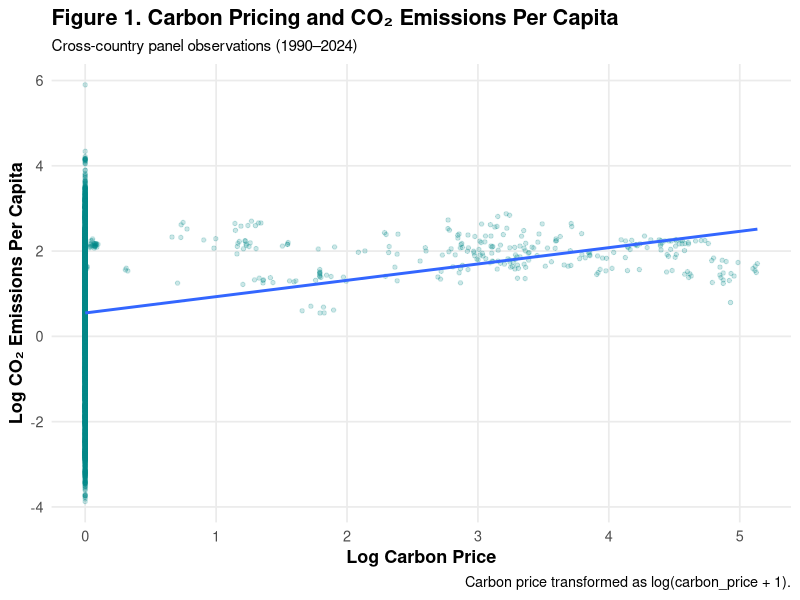
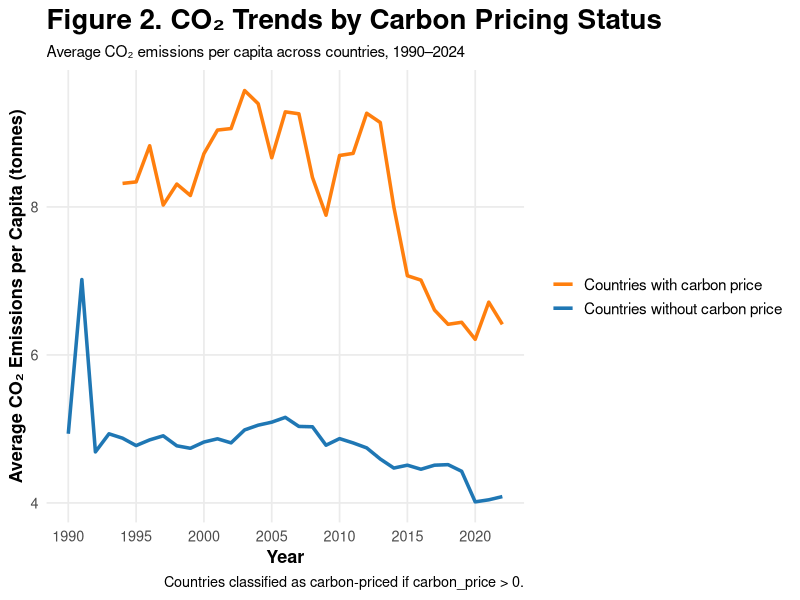
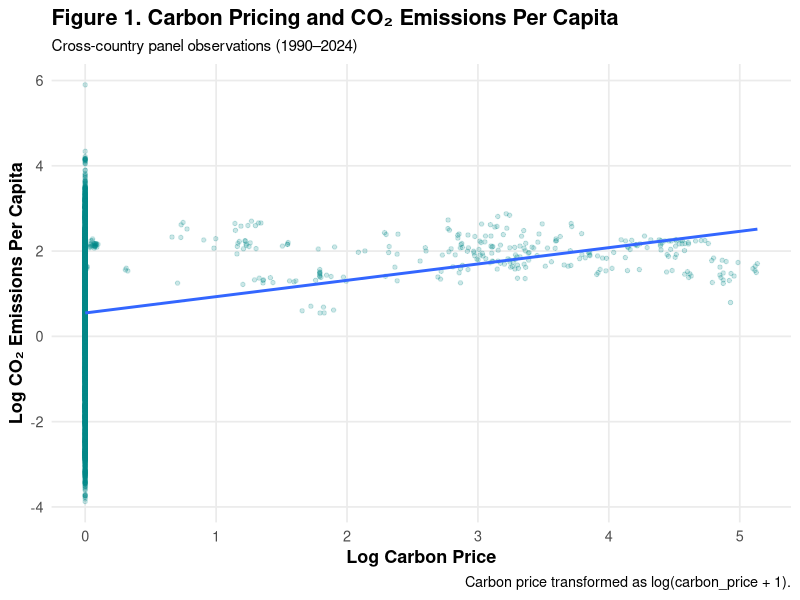
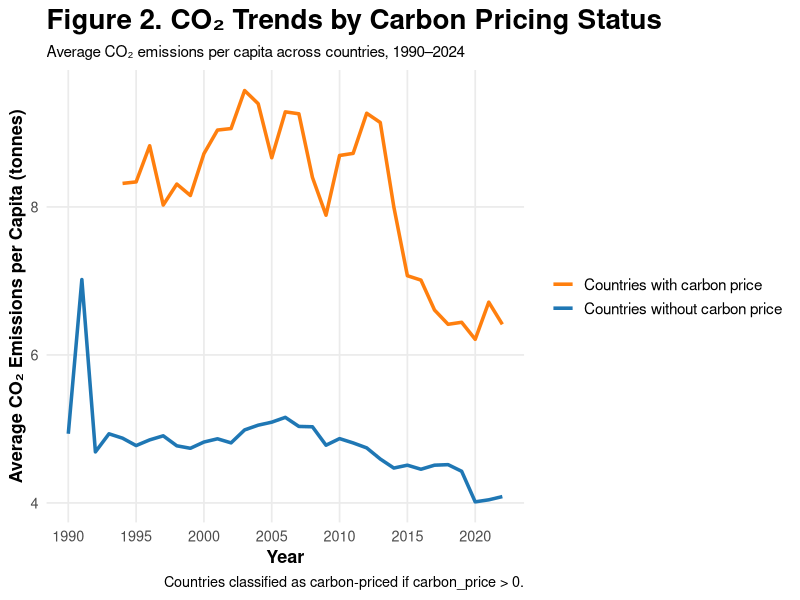

These charts were generated, in order, by the following R code:
## ---- chunk 1
# Load libraries

library(haven)
library(dplyr)
library(ggplot2)

# Load dataset
df <- read_dta("panel_final.dta")

# Match exact sample restrictions from Stata do-file
df <- df %>%
  filter(
    !is.na(gdp_per_capita),
    !is.na(energy_per_gdp)
  )

# Create exact same logged variables used in regressions
df <- df %>%
  mutate(
    log_co2    = log(co2_per_capita),
    log_carbon = log(carbon_price + 1)
  )

# Create publication-style graph
p <- ggplot(df, aes(x = log_carbon, y = log_co2)) +
  
  geom_point(
    alpha = 0.20,
    size = 1.2,
    color = "darkcyan"
  ) +
  
  geom_smooth(
    method = "lm",
    se = FALSE,
    linewidth = 1
  ) +
  
  labs(
    title = "Figure 1. Carbon Pricing and CO₂ Emissions Per Capita",
    
    subtitle = "Cross-country panel observations (1990–2024)",
    
    x = "Log Carbon Price",
    
    y = "Log CO₂ Emissions Per Capita",
    
    caption = "Carbon price transformed as log(carbon_price + 1)."
  ) +
  
  theme_minimal(base_size = 13) +
  
  theme(
    plot.title = element_text(face = "bold"),
    
    plot.subtitle = element_text(size = 11),
    
    axis.title = element_text(face = "bold"),
    
    panel.grid.minor = element_blank()
  )

# Display graph
print(p)

# Save high-quality figure
ggsave(
  "figure1_log_scatter.pdf",
  plot = p,
  width = 10,
  height = 6,
  dpi = 300
)
## ---- chunk 2
df <- df %>%
  filter(
    !is.na(gdp_per_capita),
    !is.na(energy_per_gdp)
  )

# Create carbon pricing indicator
df <- df %>%
  mutate(
    has_price = ifelse(carbon_price > 0, 1, 0)
  )

# Collapse to yearly averages by pricing status
trend_data <- df %>%
  group_by(year, has_price) %>%
  summarise(
    avg_co2 = mean(co2_per_capita, na.rm = TRUE),
    .groups = "drop"
  )

# Create labels
trend_data$group <- ifelse(
  trend_data$has_price == 1,
  "Countries with carbon price",
  "Countries without carbon price"
)

# Create improved figure
p2 <- ggplot(
  trend_data,
  aes(
    x = year,
    y = avg_co2,
    color = group
  )
) +

  geom_line(
    linewidth = 1.2
  ) +

  labs(
    title = "Figure 2. CO₂ Trends by Carbon Pricing Status",

    subtitle = "Average CO₂ emissions per capita across countries, 1990–2024",

    x = "Year",

    y = "Average CO₂ Emissions per Capita (tonnes)",

    color = NULL,

    caption = "Countries classified as carbon-priced if carbon_price > 0."
  ) +

  scale_color_manual(
    values = c(
      "Countries with carbon price" = "#FF7F0E",
      "Countries without carbon price" = "#1F77B4"
    )
  ) +

  scale_x_continuous(
    breaks = seq(1990, 2025, 5)
  ) +

  theme_minimal(base_size = 13) +

  theme(
    plot.title = element_text(
      face = "bold",
      size = 20
    ),

    plot.subtitle = element_text(
      size = 11
    ),

    axis.title = element_text(
      face = "bold"
    ),

    legend.position = "right",

    legend.text = element_text(
      size = 11
    ),

    panel.grid.minor = element_blank()
  )

# Display figure
print(p2)

# Save as high-quality PDF
ggsave(
  "figure2_trends.pdf",
  plot = p2,
  width = 10,
  height = 6
  
)
